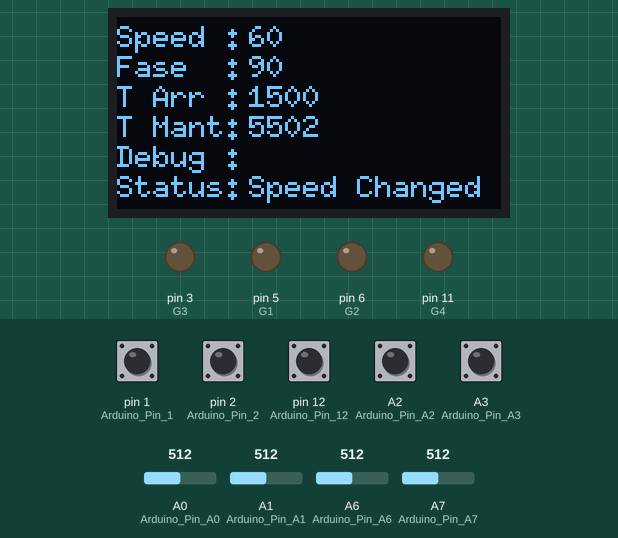
A program run on a simulated Arduino Nano, built with avr-gcc and run on an emulated ATmega328P. Shown: 128×64 one-colour display, output pins drawn as LEDs (lit = HIGH). Dashed ring = blinking. Inputs (shaded band) come from the test bench; at power-on: A2 (Arduino_Pin_A2), A3 (Arduino_Pin_A3), pin 1 (Arduino_Pin_1), pin 2 (Arduino_Pin_2), pin 12 (Arduino_Pin_12) HIGH, A0 (Arduino_Pin_A0) = 512, A1 (Arduino_Pin_A1) = 512, A6 (Arduino_Pin_A6) = 512, A7 (Arduino_Pin_A7) = 512.

Above: at 3.3 s.
3.4 s: pin 2 (Arduino_Pin_2) pulled LOW for 0.15 s
At 4.03 s:
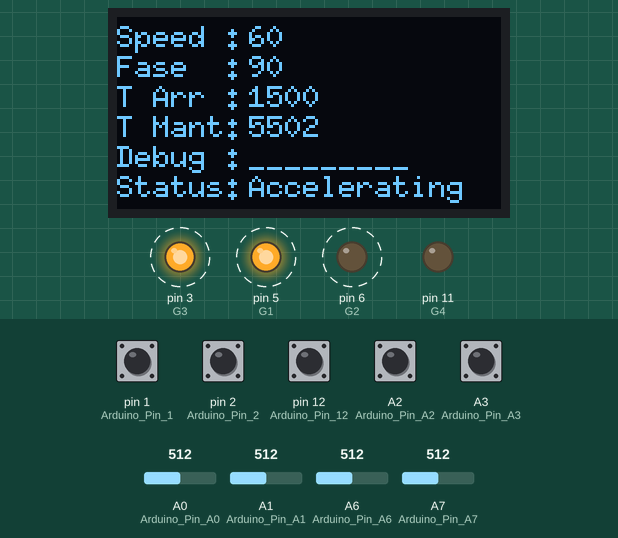
4.1 s: pin 1 (Arduino_Pin_1) pulled LOW for 1 s
At 5.66 s:
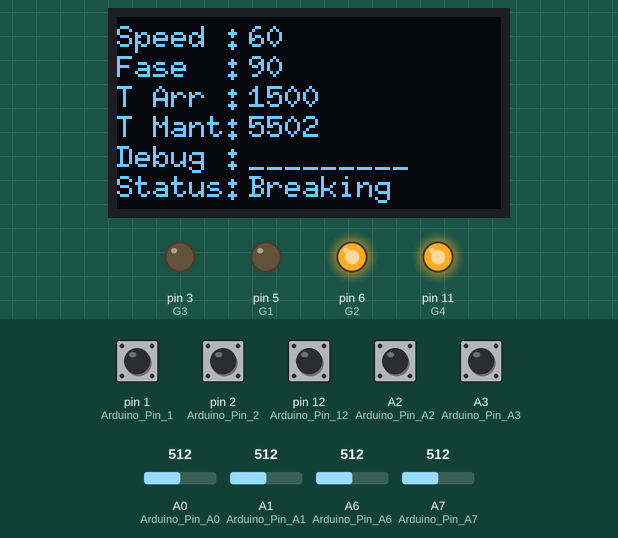
5.7 s: pin 2 (Arduino_Pin_2) pulled LOW for 1 s
At 6.97 s:
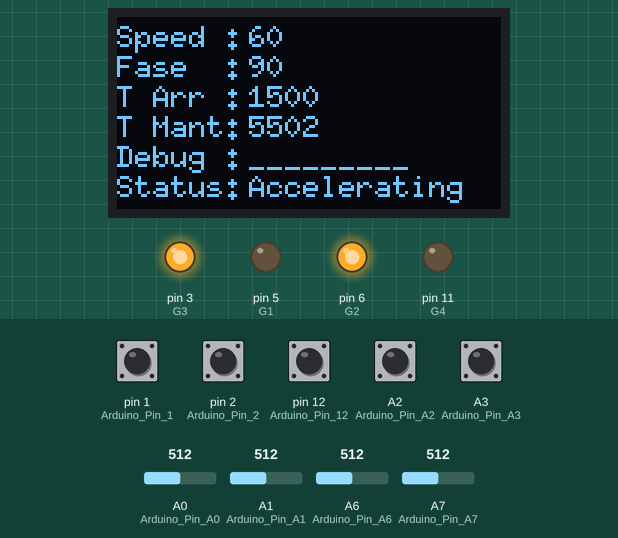
7.3 s: A0 (Arduino_Pin_A0) set to 122
At 8.2 s:
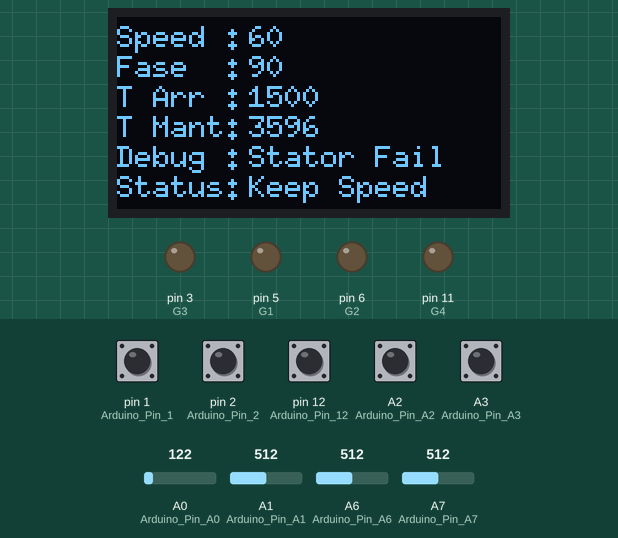
10.3 s: A3 (Arduino_Pin_A3) pulled LOW for 0.15 s
At 11.9 s:
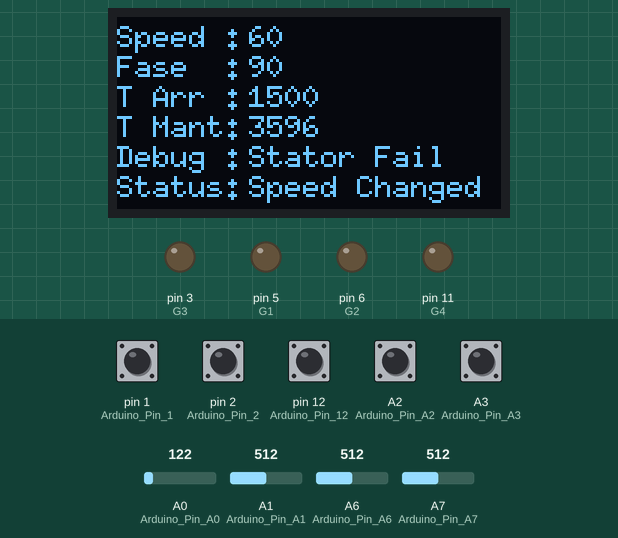
13.4 s: pin 1 (Arduino_Pin_1) pulled LOW for 0.15 s
At 14.9 s:
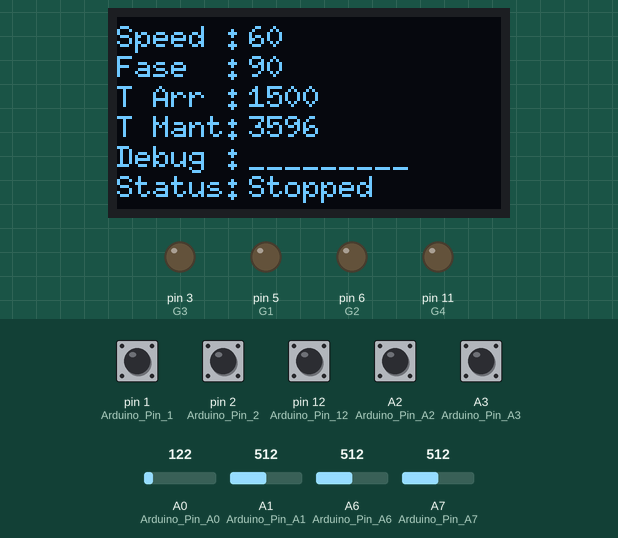
Timing chart, 0 to 15.1 s (numbered marks = the images above; inputs shaded):
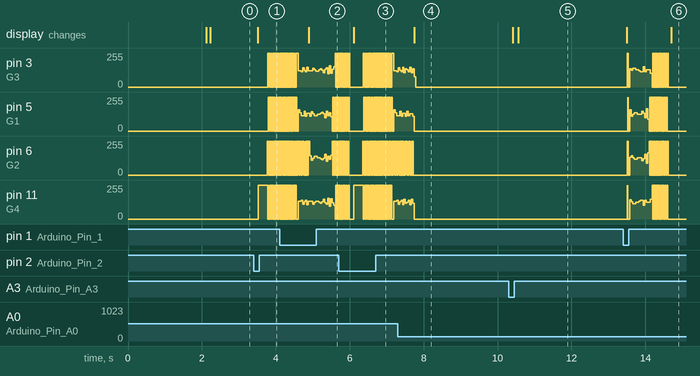

The program:

main.cpp
```cpp
#include <Arduino.h>
#include <U8g2lib.h>

#ifdef U8X8_HAVE_HW_SPI
#include <SPI.h>
#endif
#ifdef U8X8_HAVE_HW_I2C
#include <Wire.h>
#endif

#define OLED          // Con Display OLED

#ifdef OLED
// OLED 0.96"
// U8X8_SSD1306_128X64_NONAME_HW_I2C u8x8(/* reset=*/ U8X8_PIN_NONE);
// OLED 1.3"                R0 = Rotate 0°,  R2 = Rotate 180°
U8G2_SH1106_128X64_NONAME_F_HW_I2C u8g2(U8G2_R2, /* reset=*/ U8X8_PIN_NONE);
// Full Graphic Smart Controller
// U8G2_ST7920_128X64_F_SW_SPI u8g2(U8G2_R0, /* clock=*/ A5, /* data=*/ A4, /* CS=*/ 10, /* reset=*/ U8X8_PIN_NONE);
#endif

// Define the pin for the frequency measurement
#define INPUT_PIN 2

// Variable to store the frequency
volatile unsigned long frequency;

// Variable to store the time of the last pulse
volatile unsigned long lastPulseTime, previousPulseTime;

uint8_t saveTCCMode;
uint8_t saveTIMMode;
uint8_t G1 = 5;
uint8_t G2 = 6;
uint8_t G3 = 3;
uint8_t G4 = 11;

bool NoPaso = true;
bool noBreake = false;
boolean toggle1 = 0;
boolean toggle2 = 0;
boolean Enable_I = false;
byte savePrescale;
int DefSpeed = 0;
int RealSpeed = 0;
int DefDelay = 1500;
int DefAngle = 0;
unsigned long DefInterval = 0;
int DefSpeedPrev = 0;
unsigned long Init_Time = 0;
unsigned long Pulse_Time = 0;
String debugData = "";

// put function declarations here:
void setWaveforms(unsigned long, int);
void accelerate(int speed, int delayTime);
void breakMotor(int speed, int delayTime);
void countPulse(void);
void configTimerForPulse(void);
bool CurrentSensor(void);
void PrintStatus(String status);
void PrintDebug(String debugData);
void Reverse(void);
void Fordward(void);

// prescaler of 1 will get us 8MHz - 488Hz
// User a higher prescaler for lower freqncies
#define PRESCALER 64
#define CLK 16000000UL    // Default clock speed is 16MHz on Arduino Uno


void setup() {
  // Set the pin as an input
  pinMode( 2, INPUT_PULLUP);  // Arduino Pin 2 = Button Accelerate.
  pinMode( 1, INPUT_PULLUP);  // Arduino Pin 1 = Button Break
  pinMode(A3, INPUT_PULLUP);  // Arduino Pin A3 = Button High Speed
  pinMode(A2, INPUT_PULLUP);  // Arduino Pin A2 = Current Sensor
  pinMode( 12, INPUT_PULLUP); // Arduino Pin 12 = Reverse Jumper
  pinMode(A7, INPUT);         // Arduino Pin A7 = Desfasage
  pinMode(A6, INPUT);         // Arduino Pin A6 = Max Speed
  pinMode(A1, INPUT);         // Arduino Pin A1 = Speed Up Time
  pinMode(A0, INPUT);         // Arduino Pin A0 = Energize Interval

  // Set the Gx pin at LOW state
  digitalWrite(G1,LOW);
  digitalWrite(G2,LOW);
  digitalWrite(G3,LOW);
  digitalWrite(G4,LOW);

  // Set the pin as an output
  pinMode(G1, OUTPUT);
  pinMode(G2, OUTPUT);
  pinMode(G3, OUTPUT);
  pinMode(G4, OUTPUT);

  #ifdef OLED
  u8g2.begin();  // initialize with the I2C
  u8g2.setPowerSave(0);
  // init done
  // Set a small footprint font
  u8g2.setFont(u8g2_font_6x10_tr);
  u8g2.setFontDirection(0);
  u8g2.clearBuffer();
  u8g2.setCursor(0, 10);
  u8g2.print("Pimax S.R.L.");
  u8g2.setCursor(0,20);             // Column, Row
  u8g2.print("Nano Starter");
  u8g2.setCursor(0,30);             // Column, Row
  u8g2.print("Version 2.Git");     // SOFTWARE VERSION ---------------------------<<<<<<<<<<<<<<<<
  u8g2.sendBuffer();
  delay(2000);
  u8g2.clearDisplay();
  #endif

  // Save TCC mode
  saveTCCMode = TCCR1B;
  // Save Timer 1 interrupt mask
  saveTIMMode = TIMSK1;
  NoPaso = true;
}

void loop() {
  if (Init_Time == 0) Init_Time = millis();
  // Read the High Speed button
  if (!digitalRead(A3)) {
    DefSpeed = map(analogRead(A6), 0, 1023, 120, 220);
  } else {
    DefSpeed = 60;
  }

  DefAngle = map(analogRead(A7), 0, 1023, 60, 120);
  DefDelay = map(analogRead(A1), 0, 1023, 500, 2500);
  DefInterval = map(analogRead(A0), 0, 1023, 3000, 8000);

  // Read the Reverse jumper
  if (!digitalRead(12)) {
    Reverse();
  } else {
    Fordward();
  }

  if(DefSpeedPrev != DefSpeed){
    DefSpeedPrev = DefSpeed;
    #ifdef OLED
      PrintStatus("Speed Changed");
    #endif
    Init_Time = millis();
  }

  if (((millis() - Init_Time) > 50) && Enable_I){
    if (RealSpeed != 0){
      // Analisis de corriente de estator
      #ifdef OLED
        if (CurrentSensor()) PrintDebug("Stator OK"); else PrintDebug("Stator Fail");
      #endif

    }
  }

  if (((millis() - Init_Time) > 200) && Enable_I){    // Energize Time
    if (RealSpeed != 0){
      #ifdef OLED
        PrintStatus("Keep Speed");
      #endif
      Enable_I = false;
    }
  }


  if ((millis() - Init_Time) > DefInterval){    // Energize Interval
    Init_Time = 0;
    if (RealSpeed == 0) {
      #ifdef OLED
        PrintStatus("Stopped");
      #endif
    } else {
      configTimerForPulse();
      #ifdef OLED
        PrintStatus("Energized");
      #endif
      setWaveforms( RealSpeed , DefAngle );
      Enable_I = true;
    }
  }

  if (!digitalRead(2)) {       // Accelerate <---------------------------<<<<<<<<<<<<<<<<
    if (DefSpeed > RealSpeed) {
      NoPaso = true;
      #ifdef OLED
        PrintDebug("_________");
      #endif
    }
    if (NoPaso) {
      NoPaso = false;
      #ifdef OLED
        PrintStatus("Accelerating");
      #endif
      configTimerForPulse();
      setWaveforms(RealSpeed, DefAngle);
      Enable_I = true;
      accelerate(DefSpeed, DefDelay);
      setWaveforms( DefSpeed , DefAngle );
      RealSpeed = DefSpeed;
      Init_Time = 0;
    }
    noBreake = true;
    Init_Time = 0;
  }

  if (!digitalRead(1)) {      // Break <---------------------------<<<<<<<<<<<<<<<<
    if (noBreake) {
      #ifdef OLED
        PrintDebug("_________");
        PrintStatus("Breaking");
      #endif
      noBreake = false;
      while(digitalRead(G1));  // Wait for Output 1 to go LOW
      configTimerForPulse();
      setWaveforms(RealSpeed, DefAngle);
      Enable_I = true;
      breakMotor(RealSpeed, DefDelay);
      delay(100);
      Enable_I = false;
      RealSpeed = 0;
      NoPaso = true;
    }
  }


}
#ifdef OLED

void PrintDebug (String debug){
  debugData = debug;
}

void PrintStatus(String status){
  // Write a menu on display
  u8g2.clearBuffer();
  u8g2.setCursor(0,10);             // Column, Row
  u8g2.print("Speed : ");
  u8g2.setCursor(0,20);             // Column, Row
  u8g2.print("Fase  : ");
  u8g2.setCursor(0,30);             // Column, Row
  u8g2.print("T Arr : ");
  u8g2.setCursor(0,40);             // Column, Row
  u8g2.print("T Mant: ");
  u8g2.setCursor(0,50);             // Column, Row
  u8g2.print("Debug : ");
  u8g2.setCursor(0,60);             // Column, Row
  u8g2.print("Status: ");
  u8g2.setCursor(44,10);             // Column, Row
  if (RealSpeed > DefSpeed) u8g2.print(RealSpeed); else u8g2.print(DefSpeed);
  u8g2.print("  ");
  u8g2.setCursor(44,20);             // Column, Row
  u8g2.print(DefAngle);
  u8g2.print("  ");
  u8g2.setCursor(44,30);             // Column, Row
  u8g2.print(DefDelay);
  u8g2.print("  ");
  u8g2.setCursor(44,40);             // Column, Row
  u8g2.print(DefInterval);
  u8g2.print("  ");
  u8g2.setCursor(44,50);             // Column, Row
  u8g2.print(debugData);               // DEBUG MODE ---------------------------<<<<<<<<<<<<<<<<
  u8g2.print("  ");
  u8g2.setCursor(44,60);             // Column, Row
  u8g2.print(status);
  u8g2.sendBuffer();
}
#endif

void configTimerForPulse(void){
  // Configure Timer 1 for Frequency Generation
  TCCR1A = 0;// set entire TCCR1A register to 0
  TCCR1B = 0;// same for TCCR1B
  TCNT1  = 0;//initialize counter value to 0
  // turn on CTC mode
  TCCR1B |= (1 << WGM12);
  // Set CS11 and CS10 bits for 64 prescaler
  TCCR1B |= (1 << CS11) | (1 << CS10);
  // enable timer compare interrupt
  TIMSK1 |= (1 << OCIE1A);
  TIMSK1 |= (1 << OCIE1B);
  toggle1 = 0;
  toggle2 = 0;
  OCR1B = 0;
  OCR1A = 0;
}

ISR(TIMER1_COMPA_vect){   // Timer1 interrupt A toggles pin 5 and 6
  if (Enable_I) {
    if (toggle1){
      digitalWrite(G2,LOW);
      delayMicroseconds(1);
      digitalWrite(G1,HIGH);
      toggle1 = 0;
    }
    else{
      digitalWrite(G1,LOW);
      delayMicroseconds(1);
      digitalWrite(G2,HIGH);
      toggle1 = 1;
    }
  }
  else {
    digitalWrite(G1,LOW);
    digitalWrite(G2,LOW);
  }
}

ISR(TIMER1_COMPB_vect){   // Timer1 interrupt B toggles pin 11 and 3
  if (Enable_I) {
    if (toggle2){
      digitalWrite(G4,LOW);
      delayMicroseconds(1);
      digitalWrite(G3,HIGH);
      toggle2 = 0;
    }
    else{
      digitalWrite(G3,LOW);
      delayMicroseconds(1);
      digitalWrite(G4,HIGH);
      toggle2 = 1;
    }
  }
  else {
    digitalWrite(G3,LOW);
    digitalWrite(G4,LOW);
  }
}

// Interrupt service routine to count the pulse
void countPulse() {
  previousPulseTime = lastPulseTime;
  lastPulseTime = micros();
}

void setWaveforms( unsigned long freq , int shift ) {
  // TODO: Verify if the rigth value is (TCNT1 < 5)
  while (TCNT1 > 4);   // Wait for Timer1 to be in range
  while (TCNT1 > (OCR1A - 4));   // Wait for Timer1 to be in range
  TCNT1  = 0;//initialize counter value to 0
  // Calculate the number of clock cycles per toggle
  unsigned long clocks_per_toggle = (unsigned long)(CLK / (freq * PRESCALER)) / 2;    // /2 becuase it takes 2 toggles to make a full wave
  // set compare match register for Frequency Generation
  OCR1A = clocks_per_toggle;
  unsigned long offset_clocks = (unsigned long)((clocks_per_toggle * shift) / 180UL); // Do mult first to save precision
  // set compare match register for Angle Shift
  OCR1B= offset_clocks;
}

void accelerate(int speed, int delayTime) {
  if (RealSpeed == 0) RealSpeed = 20;
  int intdelay = (delayTime / 2) / (speed - RealSpeed);
  for (int i = RealSpeed; i <= speed; i++) {
    setWaveforms( i , DefAngle );
    delay(intdelay);
  }
}

void breakMotor(int speed, int delayTime) {
  int intdelay = (delayTime / 2) / (speed - 20);
  for (int i = speed; i >= 20; i--) {
    setWaveforms( i , DefAngle );
    delay(intdelay);
  }
}

void Reverse(void){
  G1 = 3;
  G2 = 11;
  G3 = 5;
  G4 = 6;
}

void Fordward(void){
  G1 = 5;
  G2 = 6;
  G3 = 3;
  G4 = 11;
}

// Analisis de corriente de estator
bool CurrentSensor(void){
  Pulse_Time = micros();
  if (digitalRead(A2)) {
    while (digitalRead(A2))
    {
      if ((micros() - Pulse_Time) > 100000) {
        // Enable_I = false;
        // RealSpeed = 0;
        // NoPaso = true;
        return false;
      }
      digitalWrite(9, LOW);
    }
    return true;
  } else {
    while (!digitalRead(A2))
    {
      if ((micros() - Pulse_Time) > 100000) {
        // Enable_I = false;
        // RealSpeed = 0;
        // NoPaso = true;
        return false;
      }
      digitalWrite(9, HIGH);
    }
    return true;
  }
}
```

Measured:
- after the input at 3.4 s, pin 3 (G3): alternates 255/255 for 0.02 s and 0/255 for 0.02 s, starting after 0.38 s; pin 5 (G1): alternates 255/255 for 0.02 s and 0/255 for 0.02 s, starting after 0.39 s
- after the input at 4.1 s, the display: changes after 0.79 s (image 2)
- after the input at 5.7 s, the display: changes after 0.41 s (image 3)
- after the input at 7.3 s, the display: changes after 0.45 s (image 4)
- after the input at 10.3 s, pin 3 (G3), pin 5 (G1), pin 6 (G2), pin 11 (G4): stops changing and stays 0/255; the display: first changes after 0.12 s (image 5 shows a later state)
- after the input at 13.4 s, the display: first changes after 0.10 s (image 6 shows a later state)
